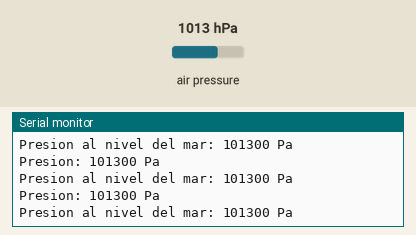
Simulated run of this sketch. Board: Arduino Uno, built with avr-gcc and run on an emulated ATmega328P. On the bench: the last lines printed to the serial monitor. The test bench sets the inputs (shaded band); at power-on: air pressure 1013 hPa.

Above: at 1.2 s.
1.3 s: air pressure set to 952 hPa
At 1.82 s:
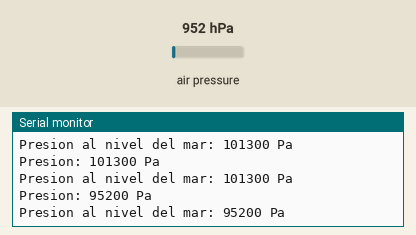
2.8 s: air pressure set to 975 hPa
At 2.82 s:
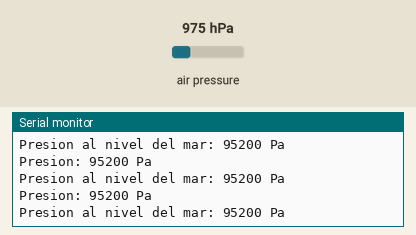
Timing chart, 0 to 5.8 s (numbered marks = the images above; inputs shaded):
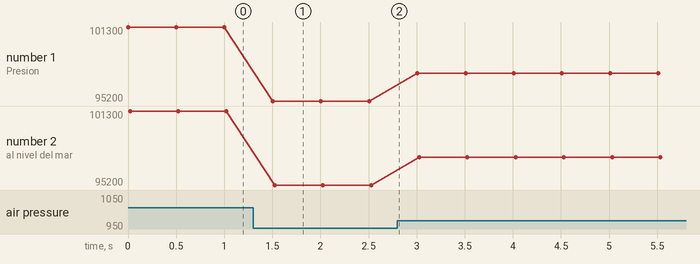

The sketch:

bmp180_test.ino
```cpp
#include <Wire.h>
#include <Adafruit_BMP085.h>

Adafruit_BMP085 bmp;

void setup() {
  Serial.begin(9600);
  if (!bmp.begin()) {
  Serial.println("No se ha encontrado el sensor BMP180");
  while (1) {}
  }
}

void loop() {

  Serial.print("Presion: ");
  Serial.print(bmp.readPressure());
  Serial.println(" Pa");

  Serial.print("Presion al nivel del mar: ");
  Serial.print(bmp.readSealevelPressure());
  Serial.println(" Pa");

  Serial.println();
  delay(500);
}
```

Measured:
- after the input at 1.3 s, the serial monitor: prints a new line after 0.20 s (image 1)
- plotted number 1: 101300 → 95200 after the input at 1.3 s, 95200 → 97500 after the input at 2.8 s
- plotted number 2: 101300 → 95200 after the input at 1.3 s, 95200 → 97500 after the input at 2.8 s
